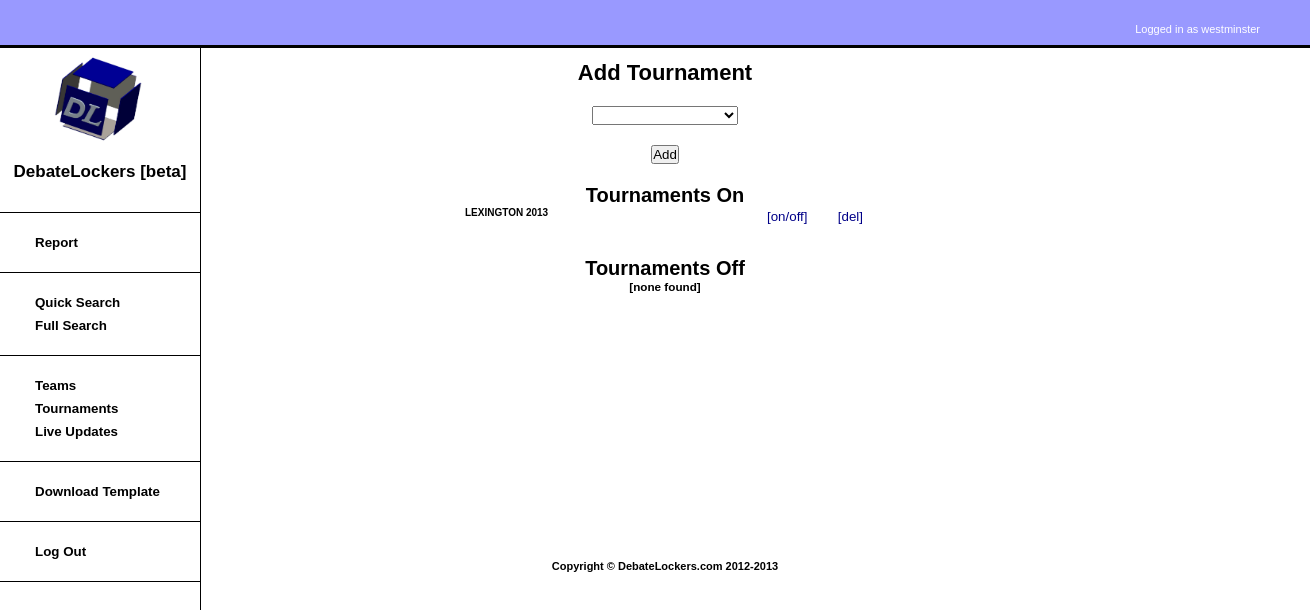
Screenshot of /tournaments.php (signed in) with the database file from the repository.
### tables this page shows
CREATE TABLE IF NOT EXISTS `attendance` (
  `school_id` int(10) unsigned NOT NULL,
  `tournament_id` int(10) unsigned NOT NULL,
  `attend_on` int(11) DEFAULT '1',
  `attend_del` int(11) DEFAULT '0',
  PRIMARY KEY (`school_id`,`tournament_id`)
);

CREATE TABLE IF NOT EXISTS `tournaments` (
  `tournament_id` int(10) unsigned NOT NULL AUTO_INCREMENT,
  `tournament_name` varchar(50) NOT NULL,
  `tournament_year` year(4) NOT NULL,
  PRIMARY KEY (`tournament_id`)
);

### templates/tournament_form.php (the view, shortened to what this page needs)
<h1 class="center">Add Tournament</h1>
<div class="padding"></div>
<form action="tournaments.php" method="post">
        <div class="center">
            <select autofocus name="tournament">
                <option value></option>
                <?php
                    if(isset($attends[0]))
                    {
                        foreach($tournaments as $tournament)
                        {
                            $displays[$tournament["tournament_id"]] = $tournament;
                            foreach($attends as $attend)
                            {
                                if($tournament["tournament_id"] === $attend["tournament_id"])
                                {
                                    $displays[$tournament["tournament_id"]] = false;
                                }
                            }
                        }
                        foreach($displays as $display)
                        {
                            if($display != false)
                            {
                                print("<option value=\"" . $display["tournament_id"] . "\">" . $display["tournament_name"] . " " . $display["tournament_year"] . "</option>");
                            }
                        }
                    }
                    else
                    {
                        foreach($tournaments as $tournament)
                        {
                            print("<option value=\"" . $tournament["tournament_id"] . "\">". $tournament["tournament_name"]. " " . $tournament["tournament_year"] . "</option>");
                        }
                    }
                ?>
            </select>
        </div>
        <div class="padding"></div>
        <div class="center">
            <button type="submit">Add</button>
        </div>
</form>
<div class="padding"></div>
<div class="toggle">
    <h1>Tournaments On</h1>
    <?php
        global $attend_offs;
        foreach($attends as $attend)
        {
            if($attend["attend_on"] == 1)
            {
                $attend_ons[] = $attend;
            }
            else
            {
                $attend_offs[] = $attend;
            }
        }
        if(empty($attend_ons))
        {
            print("<h3>[none found]</h3>");
        }
        else
        {
            foreach($attend_ons as $attend)
            {
                    print("<div class=\"togrow\"><div class=\"togname\">" . $attend["tournament_name"] . " " . $attend["tournament_year"] . "</div>");
                    print("<div class=\"togoptions\"><form action=\"toggle_tournament.php\" method=\"POST\"><input type=\"hidden\" name=\"toggle_off\" value=\"" . $attend["tournament_id"] . "\"/><button class=\"option1\" type=\"submit\">[on/off]</button></form></div>");
                    print("<div class=\"togoptions\"><form action=\"toggle_tournament.php\" method=\"POST\"><input type=\"hidden\" name=\"del\" value=\"" . $attend["tournament_id"] . "\"/><button class=\"option2\" type=\"submit\">[del]</button></form></div></div>");
            }
        }
    ?>
    <div class="padding"></div>
    <h1>Tournaments Off</h1>
    <?php
        if(empty($attend_offs))
        {
            print("<h3>[none found]</h3>");
        }
    ?>
</div>
<div class="padding"></div>

### html/css/what.css (style rules this page uses)
* { margin: 0; padding: 0; }
html, body { height:100%; }
body { background-color: #ffffff; font-family: Bitstream Vera Sans, Tahoma, sans-serif; font-size: 11px; color: #000000; }
.center { position: relative; margin-left: auto; margin-right: auto; text-align: center; }
.toggle { position: relative; text-align: center; font-size: 10px; font-weight: 900; width: 400px; margin-left: auto; margin-right: auto; }
.toggle .togrow { position: relative; height: 30px; width: 100%; }
.toggle .togrow .togname { position: absolute; left: 0px; }
.toggle .togrow .togoptions { position: absolute; right: 0px; width: 100px; }
.togoptions button.option1 { position: absolute; left: 0px; padding: 2px; border: none; background-color: transparent; color: #000088; }
.togoptions button.option2 { position: absolute; right: 0px; padding: 2px; border: none; background-color: transparent; color: #000088; }
.padding { padding: 10px; }

### rows the page displays
attendance: tournament.tournament_name "LEXINGTON", tournament.tournament_year "2013"

### other values shown
$_SESSION["school_name"] "westminster"
